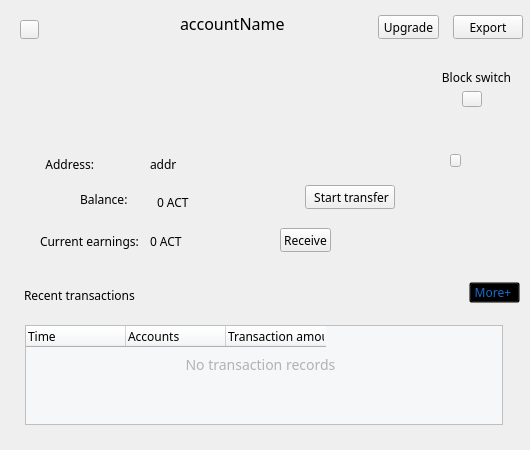
<?xml version="1.0" encoding="UTF-8"?>
<ui version="4.0">
 <class>AccountDetailWidget</class>
 <widget class="QWidget" name="AccountDetailWidget">
  <property name="geometry">
   <rect>
    <x>0</x>
    <y>0</y>
    <width>530</width>
    <height>450</height>
   </rect>
  </property>
  <property name="font">
   <font>
    <family>微软雅黑</family>
   </font>
  </property>
  <property name="windowTitle">
   <string>Form</string>
  </property>
  <widget class="QToolButton" name="closeBtn">
   <property name="geometry">
    <rect>
     <x>20</x>
     <y>20</y>
     <width>19</width>
     <height>19</height>
    </rect>
   </property>
   <property name="cursor">
    <cursorShape>PointingHandCursor</cursorShape>
   </property>
   <property name="focusPolicy">
    <enum>Qt::NoFocus</enum>
   </property>
   <property name="text">
    <string/>
   </property>
  </widget>
  <widget class="QLabel" name="nameLabel">
   <property name="geometry">
    <rect>
     <x>180</x>
     <y>13</y>
     <width>121</width>
     <height>21</height>
    </rect>
   </property>
   <property name="font">
    <font>
     <pointsize>12</pointsize>
    </font>
   </property>
   <property name="text">
    <string>accountName</string>
   </property>
  </widget>
  <widget class="QTableWidget" name="recentTransactionTableWidget">
   <property name="geometry">
    <rect>
     <x>25</x>
     <y>325</y>
     <width>478</width>
     <height>100</height>
    </rect>
   </property>
   <property name="focusPolicy">
    <enum>Qt::NoFocus</enum>
   </property>
   <property name="styleSheet">
    <string notr="true">background-color: rgb(246, 247, 249);</string>
   </property>
   <property name="verticalScrollBarPolicy">
    <enum>Qt::ScrollBarAlwaysOff</enum>
   </property>
   <property name="horizontalScrollBarPolicy">
    <enum>Qt::ScrollBarAlwaysOff</enum>
   </property>
   <attribute name="verticalHeaderVisible">
    <bool>false</bool>
   </attribute>
   <attribute name="verticalHeaderHighlightSections">
    <bool>false</bool>
   </attribute>
   <column>
    <property name="text">
     <string>Time</string>
    </property>
    <property name="textAlignment">
     <set>AlignLeading|AlignVCenter</set>
    </property>
   </column>
   <column>
    <property name="text">
     <string>Accounts</string>
    </property>
    <property name="textAlignment">
     <set>AlignLeading|AlignVCenter</set>
    </property>
   </column>
   <column>
    <property name="text">
     <string>Transaction amount(ACT)</string>
    </property>
    <property name="textAlignment">
     <set>AlignLeading|AlignVCenter</set>
    </property>
   </column>
  </widget>
  <widget class="QLabel" name="label">
   <property name="geometry">
    <rect>
     <x>24</x>
     <y>287</y>
     <width>121</width>
     <height>16</height>
    </rect>
   </property>
   <property name="font">
    <font>
     <family>微软雅黑</family>
    </font>
   </property>
   <property name="styleSheet">
    <string notr="true"/>
   </property>
   <property name="text">
    <string>Recent transactions</string>
   </property>
  </widget>
  <widget class="QToolButton" name="moreTransactionBtn">
   <property name="geometry">
    <rect>
     <x>469</x>
     <y>282</y>
     <width>51</width>
     <height>21</height>
    </rect>
   </property>
   <property name="font">
    <font>
     <family>微软雅黑</family>
    </font>
   </property>
   <property name="cursor">
    <cursorShape>PointingHandCursor</cursorShape>
   </property>
   <property name="focusPolicy">
    <enum>Qt::NoFocus</enum>
   </property>
   <property name="styleSheet">
    <string notr="true">background:transparent;
color: rgb(24, 109, 205);</string>
   </property>
   <property name="text">
    <string>More+ </string>
   </property>
  </widget>
  <widget class="QLabel" name="noTransactionLabel">
   <property name="geometry">
    <rect>
     <x>165</x>
     <y>344</y>
     <width>191</width>
     <height>41</height>
    </rect>
   </property>
   <property name="font">
    <font>
     <pointsize>-1</pointsize>
    </font>
   </property>
   <property name="styleSheet">
    <string notr="true">font-size: 14px;
color: rgb(178, 178, 178);</string>
   </property>
   <property name="text">
    <string>No transaction records</string>
   </property>
   <property name="alignment">
    <set>Qt::AlignCenter</set>
   </property>
  </widget>
  <widget class="QLabel" name="addressLabel">
   <property name="geometry">
    <rect>
     <x>150</x>
     <y>154</y>
     <width>291</width>
     <height>20</height>
    </rect>
   </property>
   <property name="text">
    <string>addr</string>
   </property>
  </widget>
  <widget class="QLabel" name="addressLabel2">
   <property name="geometry">
    <rect>
     <x>40</x>
     <y>154</y>
     <width>54</width>
     <height>20</height>
    </rect>
   </property>
   <property name="text">
    <string>Address:</string>
   </property>
   <property name="alignment">
    <set>Qt::AlignRight|Qt::AlignTrailing|Qt::AlignVCenter</set>
   </property>
  </widget>
  <widget class="QToolButton" name="copyBtn">
   <property name="geometry">
    <rect>
     <x>450</x>
     <y>154</y>
     <width>11</width>
     <height>13</height>
    </rect>
   </property>
   <property name="font">
    <font>
     <family>微软雅黑</family>
    </font>
   </property>
   <property name="cursor">
    <cursorShape>PointingHandCursor</cursorShape>
   </property>
   <property name="focusPolicy">
    <enum>Qt::NoFocus</enum>
   </property>
   <property name="text">
    <string/>
   </property>
  </widget>
  <widget class="QToolButton" name="exportBtn">
   <property name="geometry">
    <rect>
     <x>453</x>
     <y>15</y>
     <width>70</width>
     <height>24</height>
    </rect>
   </property>
   <property name="cursor">
    <cursorShape>PointingHandCursor</cursorShape>
   </property>
   <property name="focusPolicy">
    <enum>Qt::NoFocus</enum>
   </property>
   <property name="layoutDirection">
    <enum>Qt::LeftToRight</enum>
   </property>
   <property name="text">
    <string>Export</string>
   </property>
  </widget>
  <widget class="QToolButton" name="transferBtn">
   <property name="geometry">
    <rect>
     <x>305</x>
     <y>185</y>
     <width>90</width>
     <height>24</height>
    </rect>
   </property>
   <property name="cursor">
    <cursorShape>PointingHandCursor</cursorShape>
   </property>
   <property name="focusPolicy">
    <enum>Qt::NoFocus</enum>
   </property>
   <property name="text">
    <string> Start transfer</string>
   </property>
   <property name="toolButtonStyle">
    <enum>Qt::ToolButtonTextOnly</enum>
   </property>
  </widget>
  <widget class="QToolButton" name="upgradeBtn">
   <property name="geometry">
    <rect>
     <x>378</x>
     <y>15</y>
     <width>61</width>
     <height>24</height>
    </rect>
   </property>
   <property name="cursor">
    <cursorShape>PointingHandCursor</cursorShape>
   </property>
   <property name="focusPolicy">
    <enum>Qt::NoFocus</enum>
   </property>
   <property name="text">
    <string>Upgrade</string>
   </property>
  </widget>
  <widget class="QLabel" name="balanceLabel">
   <property name="geometry">
    <rect>
     <x>157</x>
     <y>192</y>
     <width>91</width>
     <height>20</height>
    </rect>
   </property>
   <property name="font">
    <font>
     <family>微软雅黑</family>
     <pointsize>9</pointsize>
    </font>
   </property>
   <property name="text">
    <string>0 ACT</string>
   </property>
  </widget>
  <widget class="QLabel" name="balanceLabel2">
   <property name="geometry">
    <rect>
     <x>80</x>
     <y>189</y>
     <width>51</width>
     <height>20</height>
    </rect>
   </property>
   <property name="text">
    <string>Balance:</string>
   </property>
  </widget>
  <widget class="QLabel" name="delegateRankLabel">
   <property name="geometry">
    <rect>
     <x>310</x>
     <y>20</y>
     <width>21</width>
     <height>16</height>
    </rect>
   </property>
   <property name="font">
    <font>
     <family>微软雅黑</family>
    </font>
   </property>
   <property name="styleSheet">
    <string notr="true"/>
   </property>
   <property name="text">
    <string/>
   </property>
  </widget>
  <widget class="QLabel" name="identityLabel">
   <property name="geometry">
    <rect>
     <x>140</x>
     <y>30</y>
     <width>16</width>
     <height>16</height>
    </rect>
   </property>
   <property name="font">
    <font>
     <family>微软雅黑</family>
    </font>
   </property>
   <property name="styleSheet">
    <string notr="true">background:transparent;</string>
   </property>
   <property name="text">
    <string/>
   </property>
   <property name="alignment">
    <set>Qt::AlignRight|Qt::AlignTrailing|Qt::AlignVCenter</set>
   </property>
  </widget>
  <widget class="QLabel" name="salaryLabel2">
   <property name="geometry">
    <rect>
     <x>40</x>
     <y>231</y>
     <width>101</width>
     <height>20</height>
    </rect>
   </property>
   <property name="text">
    <string>Current earnings:</string>
   </property>
  </widget>
  <widget class="QLabel" name="salaryLabel">
   <property name="geometry">
    <rect>
     <x>150</x>
     <y>231</y>
     <width>81</width>
     <height>20</height>
    </rect>
   </property>
   <property name="text">
    <string>0 ACT</string>
   </property>
  </widget>
  <widget class="QToolButton" name="withdrawBtn">
   <property name="geometry">
    <rect>
     <x>280</x>
     <y>228</y>
     <width>51</width>
     <height>24</height>
    </rect>
   </property>
   <property name="cursor">
    <cursorShape>PointingHandCursor</cursorShape>
   </property>
   <property name="focusPolicy">
    <enum>Qt::NoFocus</enum>
   </property>
   <property name="text">
    <string>Receive</string>
   </property>
  </widget>
  <widget class="QWidget" name="produceWidget" native="true">
   <property name="geometry">
    <rect>
     <x>441</x>
     <y>57</y>
     <width>71</width>
     <height>55</height>
    </rect>
   </property>
   <widget class="QLabel" name="produceLabel">
    <property name="geometry">
     <rect>
      <x>0</x>
      <y>10</y>
      <width>71</width>
      <height>20</height>
     </rect>
    </property>
    <property name="text">
     <string>Block switch</string>
    </property>
    <property name="alignment">
     <set>Qt::AlignCenter</set>
    </property>
   </widget>
   <widget class="QToolButton" name="switchBtn">
    <property name="geometry">
     <rect>
      <x>21</x>
      <y>34</y>
      <width>20</width>
      <height>16</height>
     </rect>
    </property>
    <property name="cursor">
     <cursorShape>PointingHandCursor</cursorShape>
    </property>
    <property name="focusPolicy">
     <enum>Qt::NoFocus</enum>
    </property>
    <property name="text">
     <string/>
    </property>
   </widget>
  </widget>
 </widget>
 <resources/>
 <connections/>
</ui>
